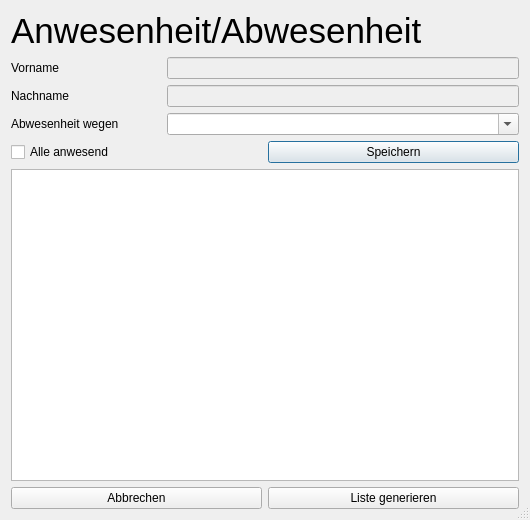
<?xml version="1.0" encoding="UTF-8"?>
<ui version="4.0">
 <class>Dialog</class>
 <widget class="QDialog" name="Dialog">
  <property name="geometry">
   <rect>
    <x>0</x>
    <y>0</y>
    <width>530</width>
    <height>520</height>
   </rect>
  </property>
  <property name="windowTitle">
   <string>Dialog</string>
  </property>
  <property name="sizeGripEnabled">
   <bool>true</bool>
  </property>
  <layout class="QGridLayout" name="gridLayout">
   <item row="0" column="0">
    <layout class="QVBoxLayout" name="verticalLayout">
     <item>
      <widget class="QLabel" name="label">
       <property name="font">
        <font>
         <pointsize>26</pointsize>
        </font>
       </property>
       <property name="text">
        <string>Anwesenheit/Abwesenheit</string>
       </property>
      </widget>
     </item>
     <item>
      <layout class="QHBoxLayout" name="horizontalLayout_2">
       <item>
        <widget class="QLabel" name="label_2">
         <property name="minimumSize">
          <size>
           <width>150</width>
           <height>0</height>
          </size>
         </property>
         <property name="maximumSize">
          <size>
           <width>150</width>
           <height>16777215</height>
          </size>
         </property>
         <property name="styleSheet">
          <string notr="true">font: 10pt &quot;MS Shell Dlg 2&quot;;</string>
         </property>
         <property name="text">
          <string>Vorname</string>
         </property>
        </widget>
       </item>
       <item>
        <widget class="QLineEdit" name="lineEdit_Vorname">
         <property name="enabled">
          <bool>false</bool>
         </property>
        </widget>
       </item>
      </layout>
     </item>
     <item>
      <layout class="QHBoxLayout" name="horizontalLayout_3">
       <item>
        <widget class="QLabel" name="label_3">
         <property name="minimumSize">
          <size>
           <width>150</width>
           <height>0</height>
          </size>
         </property>
         <property name="maximumSize">
          <size>
           <width>150</width>
           <height>16777215</height>
          </size>
         </property>
         <property name="styleSheet">
          <string notr="true">font: 10pt &quot;MS Shell Dlg 2&quot;;</string>
         </property>
         <property name="text">
          <string>Nachname</string>
         </property>
        </widget>
       </item>
       <item>
        <widget class="QLineEdit" name="lineEdit_Nachname">
         <property name="enabled">
          <bool>false</bool>
         </property>
        </widget>
       </item>
      </layout>
     </item>
     <item>
      <layout class="QHBoxLayout" name="horizontalLayout_4">
       <item>
        <widget class="QLabel" name="label_4">
         <property name="minimumSize">
          <size>
           <width>150</width>
           <height>0</height>
          </size>
         </property>
         <property name="maximumSize">
          <size>
           <width>150</width>
           <height>16777215</height>
          </size>
         </property>
         <property name="styleSheet">
          <string notr="true">font: 10pt &quot;MS Shell Dlg 2&quot;;</string>
         </property>
         <property name="text">
          <string>Abwesenheit wegen</string>
         </property>
        </widget>
       </item>
       <item>
        <widget class="QComboBox" name="comboBox_Abwesenheit">
         <property name="editable">
          <bool>true</bool>
         </property>
        </widget>
       </item>
      </layout>
     </item>
     <item>
      <layout class="QHBoxLayout" name="horizontalLayout_5">
       <item>
        <widget class="QCheckBox" name="checkBox_Alle_Anwesend">
         <property name="styleSheet">
          <string notr="true">font: 10pt &quot;MS Shell Dlg 2&quot;;</string>
         </property>
         <property name="text">
          <string>Alle anwesend</string>
         </property>
        </widget>
       </item>
       <item>
        <widget class="QPushButton" name="pushButton_Speichern_Abwesenheit">
         <property name="styleSheet">
          <string notr="true">font: 10pt &quot;MS Shell Dlg 2&quot;;</string>
         </property>
         <property name="text">
          <string>Speichern</string>
         </property>
         <property name="icon">
          <iconset>
           <normaloff>../../_Symbole/UsedSymbols/kat.ico</normaloff>../../_Symbole/UsedSymbols/kat.ico</iconset>
         </property>
        </widget>
       </item>
      </layout>
     </item>
     <item>
      <widget class="QTableWidget" name="tableWidget">
       <property name="styleSheet">
        <string notr="true">font: 10pt &quot;MS Shell Dlg 2&quot;;</string>
       </property>
      </widget>
     </item>
     <item>
      <layout class="QHBoxLayout" name="horizontalLayout">
       <item>
        <widget class="QPushButton" name="pushButton_Abbrechen">
         <property name="styleSheet">
          <string notr="true">font: 10pt &quot;MS Shell Dlg 2&quot;;</string>
         </property>
         <property name="text">
          <string>Abbrechen</string>
         </property>
         <property name="icon">
          <iconset>
           <normaloff>../../_Symbole/UsedSymbols/closewindowapplication_cerca_ventan_2874.ico</normaloff>../../_Symbole/UsedSymbols/closewindowapplication_cerca_ventan_2874.ico</iconset>
         </property>
        </widget>
       </item>
       <item>
        <widget class="QPushButton" name="pushButton_Generieren">
         <property name="styleSheet">
          <string notr="true">font: 10pt &quot;MS Shell Dlg 2&quot;;</string>
         </property>
         <property name="text">
          <string>Liste generieren</string>
         </property>
         <property name="icon">
          <iconset>
           <normaloff>../../_Symbole/UsedSymbols/hammer_wrench_icon_135529.ico</normaloff>../../_Symbole/UsedSymbols/hammer_wrench_icon_135529.ico</iconset>
         </property>
        </widget>
       </item>
      </layout>
     </item>
    </layout>
   </item>
  </layout>
 </widget>
 <resources/>
 <connections/>
</ui>
